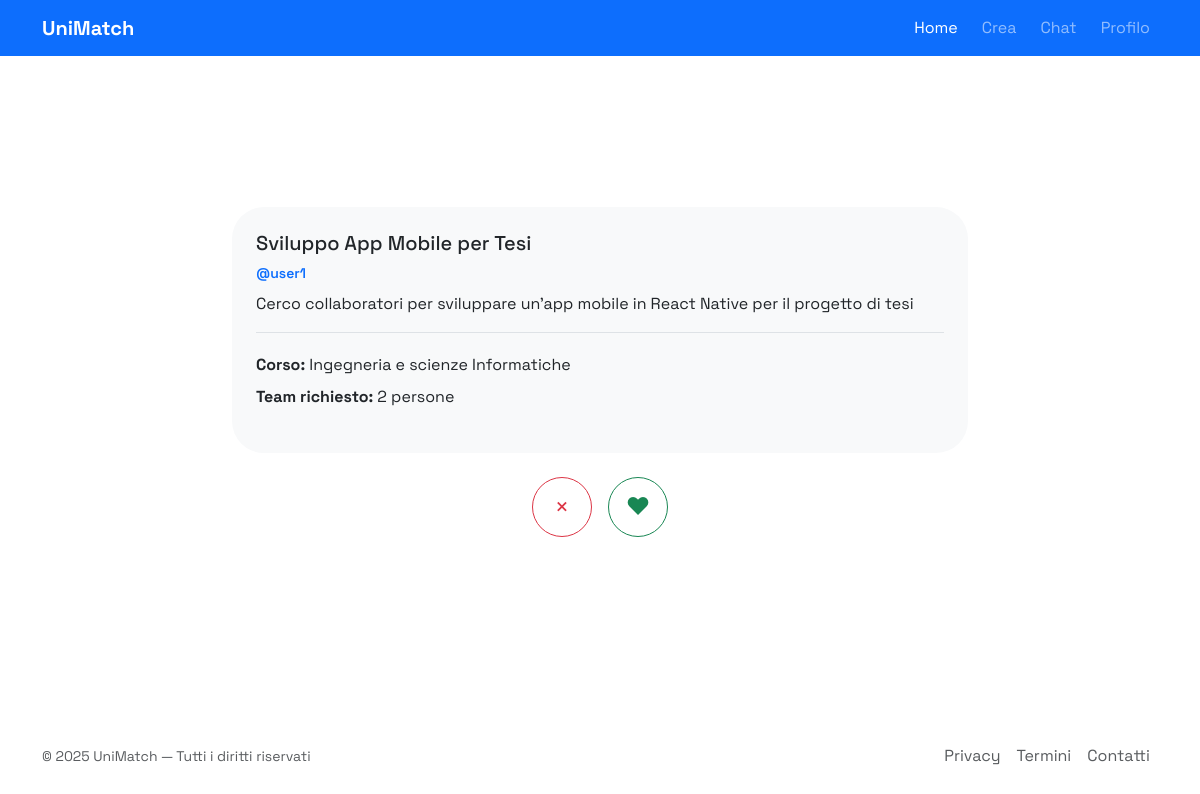
Page /index.php (signed in) on the committed database.
### tables this page shows
CREATE TABLE posts (
    id SERIAL PRIMARY KEY,
    user_username VARCHAR(50) NOT NULL,
    title VARCHAR(255),
    content TEXT NOT NULL,
    status ENUM('Pendente', 'Approvato', 'Rifiutato') DEFAULT 'Pendente',
    num_collaborators INT DEFAULT 1,
    skills_required TEXT,
    created_at TIMESTAMP DEFAULT CURRENT_TIMESTAMP,
    CONSTRAINT fk_posts_user
        FOREIGN KEY (user_username)
        REFERENCES users(username)
        ON DELETE CASCADE
);

CREATE TABLE faculties (
    id BIGINT UNSIGNED AUTO_INCREMENT PRIMARY KEY,
    name VARCHAR(255) NOT NULL,
    degree_level ENUM('Triennale','Magistrale','Dottorato') DEFAULT 'Triennale',
    university_id BIGINT UNSIGNED NOT NULL,
    created_at TIMESTAMP DEFAULT CURRENT_TIMESTAMP,
    CONSTRAINT fk_faculties_university
        FOREIGN KEY (university_id)
        REFERENCES universities(id)
        ON DELETE CASCADE
);

### config/database.php (called while the page is built)
<?php
return [
    'host' => 'localhost',
    'dbname' => 'web25',
    'user' => 'root',
    'pass' => '',
    'charset' => 'utf8mb4',
    'port' => 3306
];

### app/Database.php (called while the page is built, shortened)
<?php
class Database
{
    private static $instance = null;
    private function __construct()
    {
        $config = require __DIR__ . '/../config/database.php';
        $host = $config['host'] ?? '127.0.0.1';
        $user = $config['user'] ?? '';
        $pass = $config['pass'] ?? '';
        $dbname = $config['dbname'] ?? '';
        $port = isset($config['port']) ? (int)$config['port'] : 3306;
        $charset = $config['charset'] ?? 'utf8mb4';
        $this->conn = new mysqli($host, $user, $pass, $dbname, $port);
    }
    public static function getInstance()
    {
        if (self::$instance === null) {
            self::$instance = new self();
        }
        return self::$instance->conn;
    }
}

### app/User.php (called while the page is built, shortened)
<?php
require_once __DIR__ . '/Database.php';
class User
{
    private $db;
    public function __construct()
    {
        $this->db = Database::getInstance();
    }
    public function find(string $value): ?array
    {
        $stmt = $this->db->prepare(
            "SELECT u.username, u.email, u.password_hash, u.first_name, u.surname,
                    u.bio, u.avatar_url, u.faculty_id, u.blocked_until,
                    CASE WHEN a.username IS NOT NULL THEN 'admin' ELSE 'user' END AS role
             FROM users u
             LEFT JOIN admins a ON u.username = a.username
             WHERE u.username = ? OR u.email = ?
             LIMIT 1"
        );
        $stmt->bind_param('ss', $value, $value);
        $stmt->execute();
        $result = $stmt->get_result();
        $user = $result->fetch_assoc();
        return $user ?: null;
    }
}

### app/Post.php (called while the page is built, shortened)
<?php
require_once __DIR__ . '/Database.php';
class Post
{
    private $db;
    public function __construct()
    {
        $this->db = Database::getInstance();
    }
    public function nextPost($username): ?array
    {
        $stmt = $this->db->prepare(
            "SELECT p.id, p.user_username, p.title, p.content, p.num_collaborators, p.skills_required, p.created_at,
                f.name AS degree_course
            FROM posts p
            INNER JOIN users u ON p.user_username = u.username
            LEFT JOIN faculties f ON u.faculty_id = f.id
            LEFT JOIN reactions r ON p.id = r.post_id AND r.user_username = ?
            WHERE p.user_username != ? AND r.post_id IS NULL
            ORDER BY p.created_at DESC
            LIMIT 1"
        );
        $stmt->bind_param('ss', $username, $username);
        $stmt->execute();
        $result = $stmt->get_result();
        $post = $result->fetch_assoc();
        return $post ?: null;
    }
}

### public/index.php (the view, shortened to what this page needs)
<?php
require_once __DIR__ . '/../app/User.php';
require_once __DIR__ . '/../app/Post.php';
$username = $_SESSION['username'] ?? null;
$user = $username ? (new User())->find($username) : null;
$post = $user ? (new Post())->nextPost($user['username']) : null;
?>
<?php if ($post): ?>
    <article class="card border-0 rounded-5 mb-4 bg-body-tertiary">
        <div class="card-body p-4">
            <h2 class="card-title h5"><?= htmlspecialchars($post['title']) ?></h2>
            <div class="text-primary fw-semibold small">@<?= htmlspecialchars($post['user_username']) ?></div>
            <p class="mt-2"><?= nl2br(htmlspecialchars($post['content'])) ?></p>
            <ul class="list-unstyled mt-3 pt-3 border-top">
                <li class="py-1"><strong>Corso:</strong> <?= htmlspecialchars($post['degree_course'] ?? 'Non specificato') ?></li>
                <li class="py-1"><strong>Team richiesto:</strong> <?= intval($post['num_collaborators']) ?> persone</li>
            </ul>
        </div>
    </article>
    <div class="d-flex justify-content-center gap-3 my-4">
        <form method="POST" action="react.php">
            <button type="submit" aria-label="Skip" title="Skip"
                class="btn btn-outline-danger rounded-circle d-flex justify-content-center align-items-center"
                style="width: 60px; height: 60px; font-size: 1.5rem;">×</button>
        </form>
        <form method="POST" action="react.php">
            <button type="submit" aria-label="Like" title="Like"
                class="btn btn-outline-success rounded-circle d-flex justify-content-center align-items-center"
                style="width: 60px; height: 60px; font-size: 1.5rem;">♥</button>
        </form>
    </div>
<?php else: ?>
    <p class="text-center text-muted">Non ci sono più post disponibili al momento.</p>
<?php endif; ?>
<?php
include 'template/user.php';

### public/assets/css/style.css (style rules this page uses)
body { font-family: "Space Grotesk", system-ui, -apple-system, "Segoe UI", sans-serif; }

### rows in the picture
posts: title "Sviluppo App Mobile per Tesi", user_username "user1", content "Cerco collaboratori per sviluppare un'app mobile in React Native per il progetto di tesi", faculties.name "Ingegneria e scienze Informatiche", num_collaborators "2"

### other values in the picture
$item['label'] "Home"
$item['label'] "Crea"
$item['label'] "Chat"
$item['label'] "Profilo"
